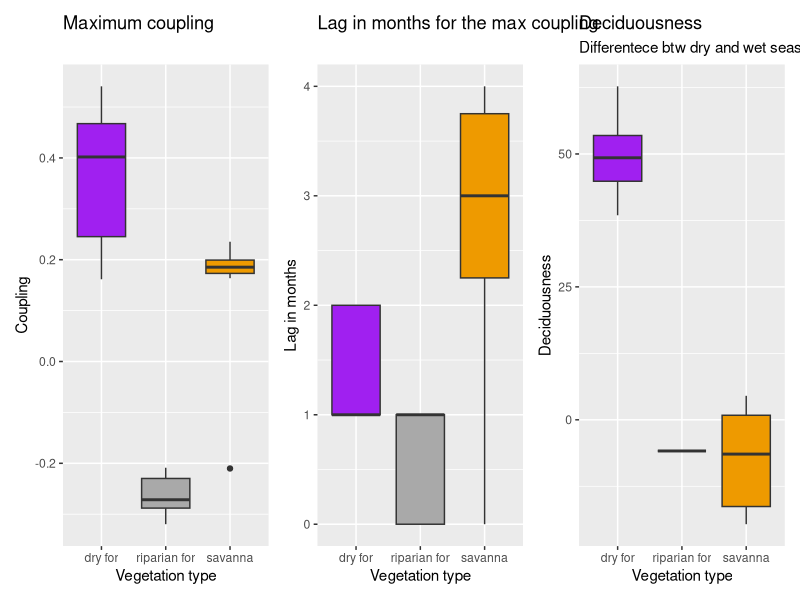
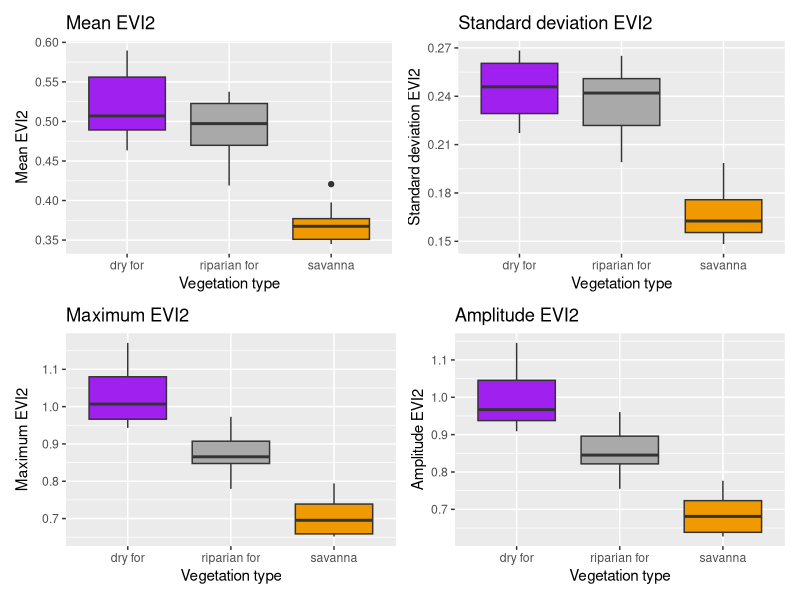
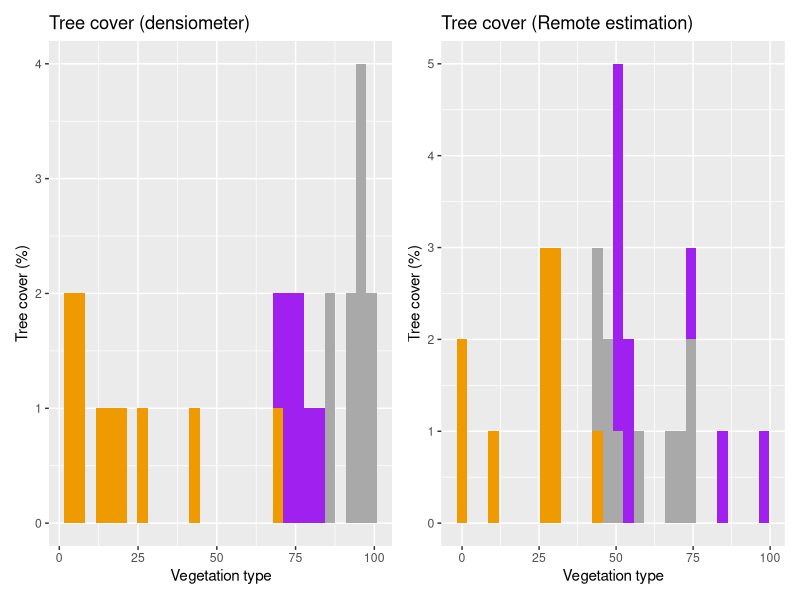

The R script that drew these images, in order:
## ---- chunk 1
library(tidyverse)
library(patchwork)
library(RColorBrewer)
## ---- chunk 2
fire <- read.table("./fire_freq_pontos.txt")

tc_field <- read.table("./tc_field.txt", h = T)
#write.table(tc_field, "tc_field.txt")

tc_hansen <- read.table("./tc_hansen.txt", h = T) 
#write.table(tc_hansen, "tc_hansen.txt")


coup <- read.table("./coup.txt", h = T) 
#write.table(coup, "coup.txt")

traits <- read.table("./traits_community_mean.txt", h = T)
#write.table(traits, "traits.txt")


evi2 <- read.table("evi2_estatistic.txt", h = T)

deciduousness <- (tc_field$wet-tc_field$dry)
data <- coup %>% add_column(freq_fire = fire[1:30,1]) %>% add_column(tree_cover_wet = tc_field$wet)%>% add_column(tree_cover_dry = tc_field$dry) %>% add_column(tree_cover_hansen = tc_hansen[1:30,1]) %>% add_column(phenology = deciduousness) %>% add_column(evi2[1:30,1:4]) %>% rename(Vegetation_type=Fitofisionomia)

## ---- chunk 3
data %>% knitr::kable()
## ---- chunk 4
a<- data %>% 
  ggplot()+
   aes(y = Coup_lag_max, fill = factor(Vegetation_type), x = factor(Vegetation_type))+
  geom_boxplot(show.legend = FALSE)+
  ggtitle("Maximum coupling")+
   scale_fill_manual(values=c("purple", "darkgrey", "orange2"))+  ylab("Coupling")+
  xlab("Vegetation type")


b<-data %>% 
  ggplot()+
  aes(y = Lag, fill = factor(Vegetation_type), x = factor(Vegetation_type))+
  geom_boxplot(show.legend = FALSE)+
  ggtitle("Lag in months for the max coupling")+
   scale_fill_manual(values=c("purple", "darkgrey", "orange2"))+
  ylab("Lag in months")+
  xlab("Vegetation type")


c<-data %>% 
  ggplot()+
  aes(y = deciduousness, fill = factor(Vegetation_type), x = factor(Vegetation_type))+
  geom_boxplot(show.legend = FALSE)+
  ggtitle("Deciduousness", subtitle = "Differentece btw dry and wet seasons")+
     scale_fill_manual(values=c("purple", "darkgrey", "orange2"))+
  ylab("Deciduousness")+
  xlab("Vegetation type")

## ---- chunk 5
(a|b|c)
## ---- chunk 6
a3<-data %>% 
  ggplot()+
  aes(y = mean, fill = factor(Vegetation_type), x = factor(Vegetation_type))+
  geom_boxplot(show.legend = FALSE)+
  ggtitle("Mean EVI2")+
   scale_fill_manual(values=c("purple", "darkgrey", "orange2"))+
  ylab("Mean EVI2")+
  xlab("Vegetation type")

b3<-data %>% 
  ggplot()+
  aes(y = sd, fill = factor(Vegetation_type), x = factor(Vegetation_type))+
  geom_boxplot(show.legend = FALSE)+
  ggtitle("Standard deviation EVI2")+
   scale_fill_manual(values=c("purple", "darkgrey", "orange2"))+
  ylab("Standard deviation EVI2")+
  xlab("Vegetation type")

c3<-data %>% 
  ggplot()+
  aes(y = max, fill = factor(Vegetation_type), x = factor(Vegetation_type))+
  geom_boxplot(show.legend = FALSE)+
  ggtitle("Maximum EVI2")+
   scale_fill_manual(values=c("purple", "darkgrey", "orange2"))+
  ylab("Maximum EVI2")+
  xlab("Vegetation type")

d3<-data %>% 
  ggplot()+
  aes(y = range, fill = factor(Vegetation_type), x = factor(Vegetation_type))+
  geom_boxplot(show.legend = FALSE)+
  ggtitle("Amplitude EVI2")+
   scale_fill_manual(values=c("purple", "darkgrey", "orange2"))+
  ylab("Amplitude EVI2")+
  xlab("Vegetation type")

## ---- chunk 7
(a3|b3)/(c3|d3)
## ---- chunk 8
a4 <- data %>%  ggplot()+
  aes(x= tree_cover_wet, fill = factor(Vegetation_type))+
  geom_histogram(show.legend = FALSE)+
  ggtitle("Tree cover (densiometer)")+
   scale_fill_manual(values=c("purple", "darkgrey", "orange2"))+
  ylab("Tree cover (%)")+
  xlab("Vegetation type")

b4 <- data %>% ggplot()+
  aes(x = tree_cover_hansen, fill = factor(Vegetation_type))+
  geom_histogram(show.legend = FALSE)+
  ggtitle("Tree cover (Remote estimation)")+
   scale_fill_manual(values=c("purple", "darkgrey", "orange2"))+
  ylab("Tree cover (%)")+
  xlab("Vegetation type")
## ---- chunk 9
a4|b4
